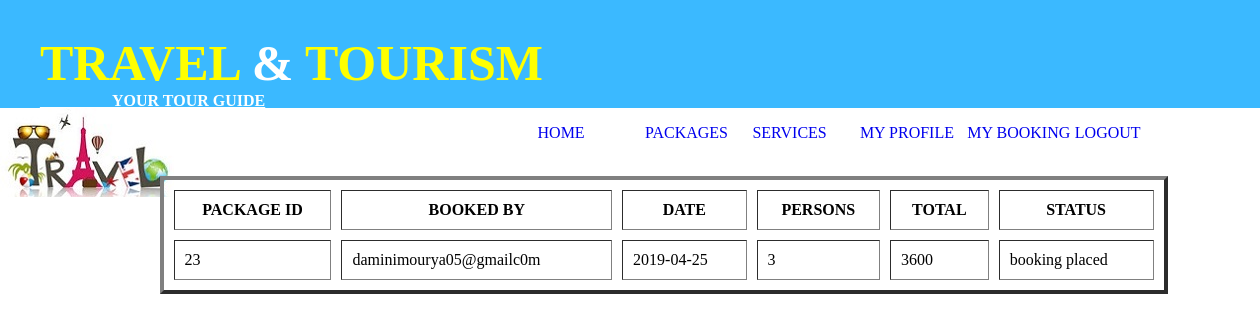
The page /mybooking.php (signed in) on the database its author committed.
### tables this page shows
CREATE TABLE IF NOT EXISTS `booking` (
  `bookingid` int(6) NOT NULL AUTO_INCREMENT,
  `packageid` int(6) NOT NULL,
  `bookedby` varchar(60) NOT NULL,
  `date` date NOT NULL,
  `noofperson` int(6) NOT NULL,
  `total` int(11) NOT NULL,
  `status` varchar(60) NOT NULL DEFAULT 'booking placed',
  PRIMARY KEY (`bookingid`)
);

### mybooking.php (the view, shortened to what this page needs)
<html>
<head>
<link rel="stylesheet" type="text/css" href="grid.css">
</head>
<body>
<div class="container">
<?php
    include('topmenu.php');
	$con=mysqli_connect("localhost","root",12345,"registration");
$username=$_SESSION['email'];$q="select * from booking where bookedby='$username'";
$result=mysqli_query($con,$q);
$result_rows=mysqli_fetch_array($result);
    ?>
    <div class="col-6">
<div style="margin-left:70px;margin-top:40px;">
<table  align="right" border="4" width="180%" cellspacing="10px" cellpadding="10px">
<tr>
<th>PACKAGE ID</th>
<th>BOOKED BY</th>
<th>DATE</th>
<th>PERSONS</th>
<th>TOTAL</th>
<th>STATUS</th>
</tr>
<?php
do{
   ?>
   <tr>
<td><?php echo $result_rows[1];?></td>
<td><?php echo $result_rows[2];?></td>
<td><?php echo $result_rows[3];?></td>
<td><?php echo $result_rows[4];?></td>
<td><?php echo $result_rows[5];?></td>
<td><?php echo $result_rows[6];?></td>
</tr>
<?php
}
while($result_rows=mysqli_fetch_array($result))
?>
</table>
</div>
</div>
</body>
   </html>

### grid.css (style rules this page uses)
.container { width:100%; }
body { margin:0px; }
.col-6 { width:50% }
.col-1,.col-2,.col-3,.col-4,.col-5,.col-6,.col-7,.col-8,.col-9,.col-10,.col-11,.col-12 { float:left }
.container { margin-right:auto; margin-left:auto; padding-left: 15px; padding-right:15px; }
.container { max-width:100%; }

### rows shown on the page
booking: packageid "23", bookedby "daminimourya05@gmailc0m", date "2019-04-25", noofperson "3", total "3600", status "booking placed"
